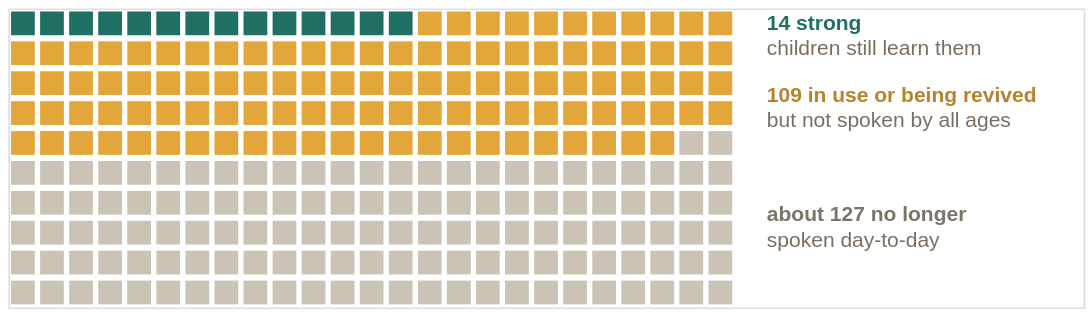

Specify this chart in Vega-Lite:
### Vega-Lite specification from a JSON file in a GitHub repository (floating-point values rounded to 4 significant figures)
{"$schema": "https://vega.github.io/schema/vega-lite/v5.json", "description": "Unit (waffle) chart: each square is one of the roughly 250 languages spoken at colonisation, coloured by its situation today (NILS3, 2018-19). Labels sit beside the squares instead of in a legend.", "width": 640, "height": 178, "layer": [{"data": {"sequence": {"start": 0, "stop": 250, "as": "i"}}, "transform": [{"calculate": "datum.i % 25", "as": "col"}, {"calculate": "floor(datum.i / 25)", "as": "row"}, {"calculate": "datum.i < 14 ? 'Strong' : datum.i < 123 ? 'In use or being revived, but not strong' : 'No longer spoken day-to-day (estimate)'", "as": "group"}], "mark": {"type": "square", "size": 200, "opacity": 1}, "encoding": {"x": {"field": "col", "type": "quantitative", "scale": {"domain": [-0.5, 36.5], "nice": false, "zero": false}, "axis": null}, "y": {"field": "row", "type": "quantitative", "scale": {"domain": [-0.5, 9.5], "nice": false, "zero": false, "reverse": true}, "axis": null}, "color": {"field": "group", "type": "nominal", "legend": null, "scale": {"domain": ["Strong", "In use or being revived, but not strong", "No longer spoken day-to-day (estimate)"], "range": ["#1f6f63", "#e2a63b", "#cbc3b6"]}}, "tooltip": [{"field": "group", "title": "Category"}]}}, {"data": {"values": [{"x": 25.6, "y": 0.0, "t": "14 strong", "c": "#1f6f63", "w": 700}, {"x": 25.6, "y": 0.85, "t": "children still learn them", "c": "#7a6e63", "w": 400}, {"x": 25.6, "y": 2.4, "t": "109 in use or being revived", "c": "#b9822a", "w": 700}, {"x": 25.6, "y": 3.25, "t": "but not spoken by all ages", "c": "#7a6e63", "w": 400}, {"x": 25.6, "y": 6.4, "t": "about 127 no longer", "c": "#7d7468", "w": 700}, {"x": 25.6, "y": 7.25, "t": "spoken day-to-day", "c": "#7a6e63", "w": 400}]}, "mark": {"type": "text", "align": "left", "baseline": "middle", "fontSize": 12.5, "fontWeight": {"expr": "datum.w"}}, "encoding": {"x": {"field": "x", "type": "quantitative"}, "y": {"field": "y", "type": "quantitative"}, "text": {"field": "t"}, "color": {"field": "c", "type": "nominal", "scale": null}}}]}
